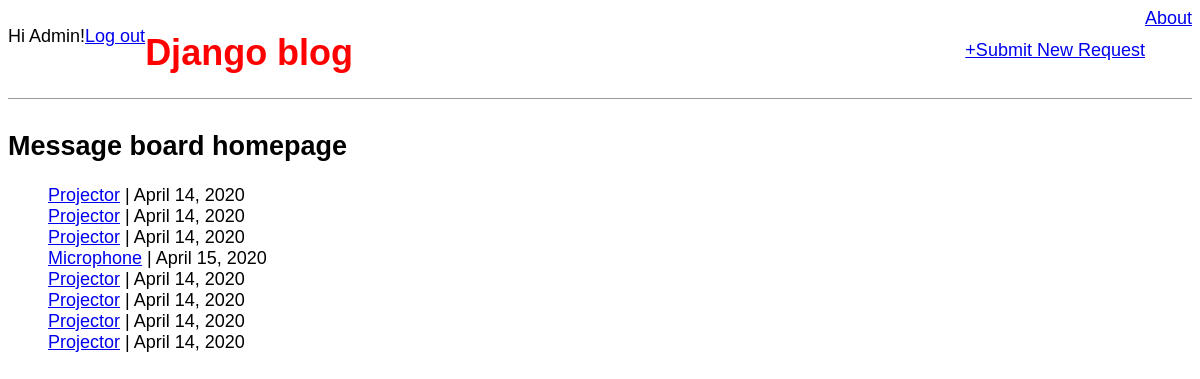
The app's page / (signed in) with its own data.
### tickets/models.py (models this page shows, shortened)
class Request(models.Model):
    equipment_name=models.CharField(max_length=60)
    event_date=models.DateField()
    description=models.TextField()
    user=models.ForeignKey(get_user_model(), on_delete=models.CASCADE)

### tickets/views.py (the view)
# urls.py: path('', HomePageView.as_view(), name='index'),
class HomePageView(ListView):
    model=Request
    template_name = 'index.html'
    context_object_name = 'all_requests_list' # new

### templates/index.html
{% extends 'base.html' %}
{% block content %}
<h2>Message board homepage</h2>
<ul>
    {% for request in all_requests_list %}
    <div><a href="{% url 'request_detail' request.pk %}">{{ request.equipment_name }}</a>
        | {{ request.event_date }}
    </div>
    {% endfor %}
</ul>
{% endblock content %}

### templates/base.html (shortened to what this page needs)
{% load static %}
<html>
<head>
    <link href="{% static 'css/base.css' %}" rel="stylesheet">
</head>
<body>
    <header>
        {% if user.is_authenticated %}
        <p>Hi {{ user.username }}!</p>
        <p><a href="{% url 'logout' %}">Log out</a></p>
        {% else %}
        <p>You are not logged in.</p>
        <a href="{% url 'login' %}">Log In</a>
        {% endif %}
        <div class="nav-left">
            <h1><a href="{% url 'index' %}">Django blog</a></h1>
        </div>
        <div class="nav-right">
            <a href="{% url 'new_request' %}">+Submit New Request</a>
        </div>
        <div>
            <a href="{% url 'about' %}">About</a>
        </div>
    </header>
    {% block content %}
    {% endblock content %}
</body>
</html>

### static/css/base.css (style rules this page uses)
body { font-family: 'Source Sans Pro', sans-serif; font-size:18px; }
header { border-bottom: 1px solid #999; margin-bottom: 2rem; display: flex; }
header h1 a { color: red; text-decoration: none; }
.nav-left { margin-right: auto; }
.nav-right { display: flex; padding-top:2rem; }

### records on screen
Request: equipment_name "Projector", event_date "April 14, 2020"
Request: equipment_name "Projector", event_date "April 14, 2020"
Request: equipment_name "Projector", event_date "April 14, 2020"
Request: equipment_name "Microphone", event_date "April 15, 2020"
Request: equipment_name "Projector", event_date "April 14, 2020"
Request: equipment_name "Projector", event_date "April 14, 2020"
Request: equipment_name "Projector", event_date "April 14, 2020"
Request: equipment_name "Projector", event_date "April 14, 2020"

### other values on screen
{{ user.username }} "Admin"
